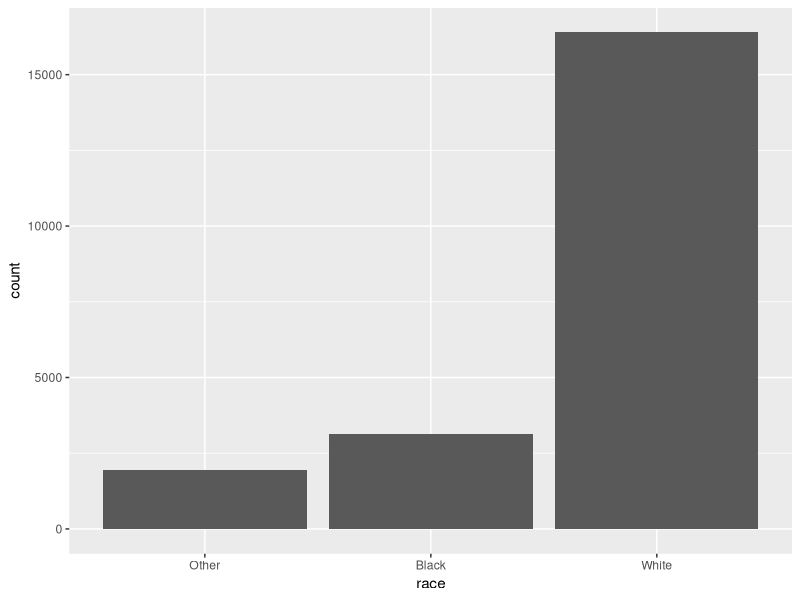
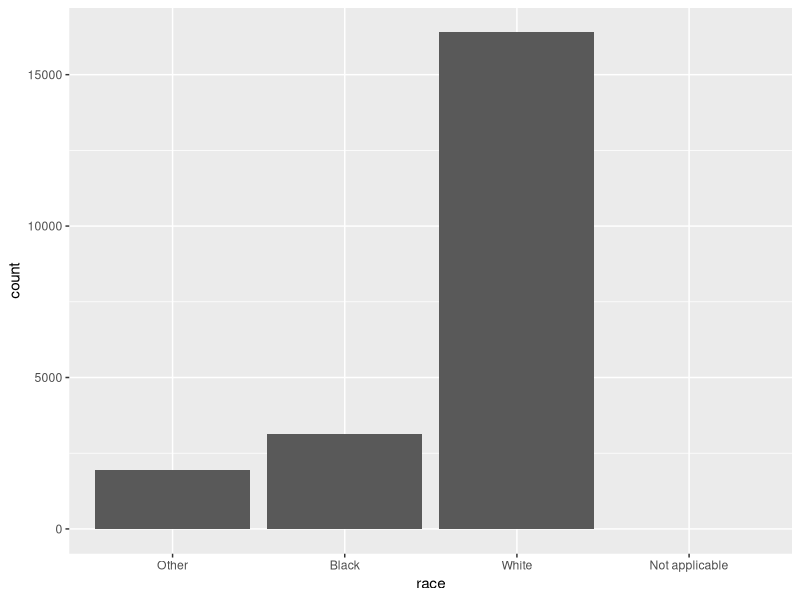
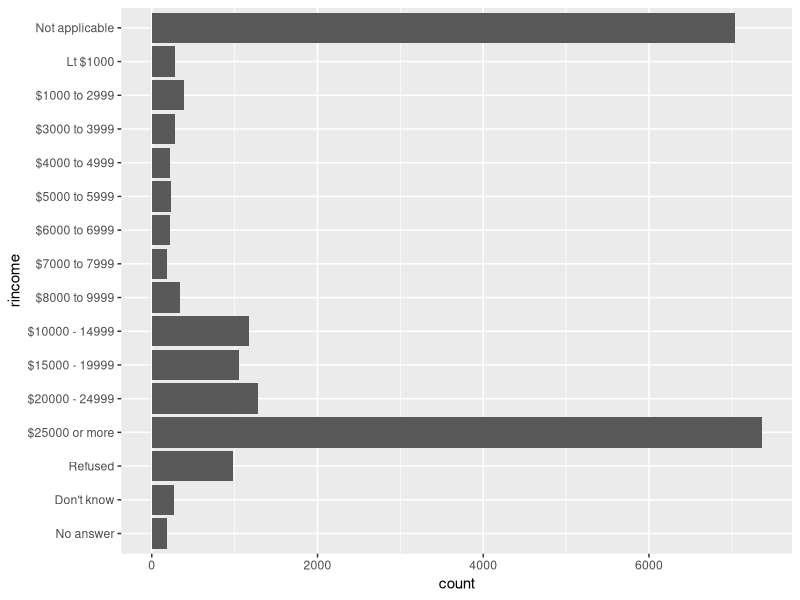
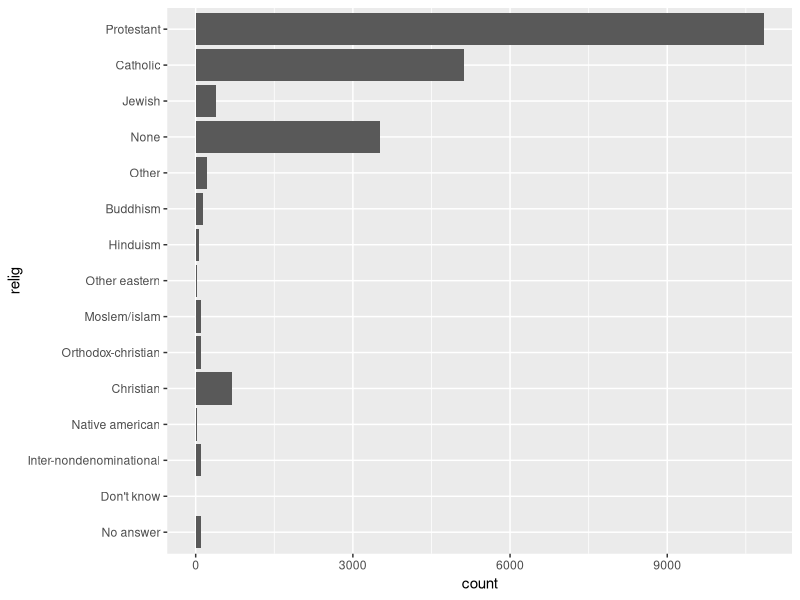
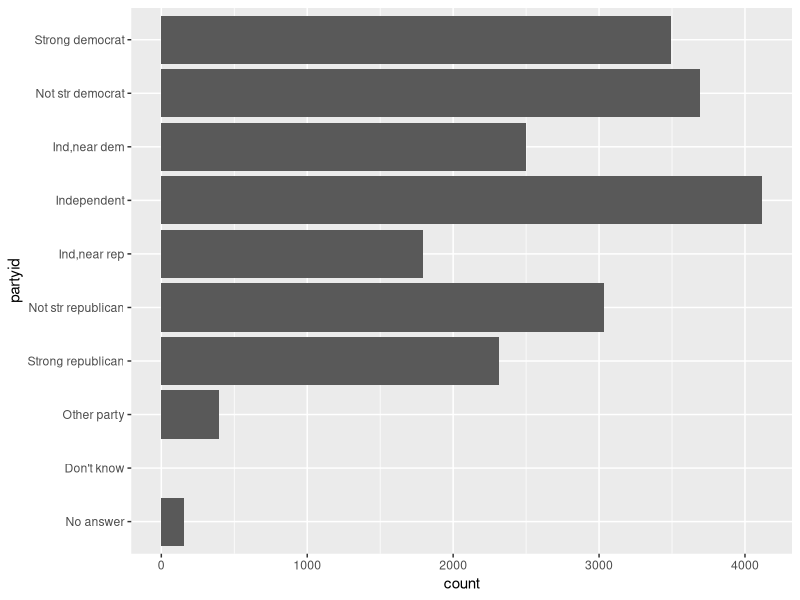
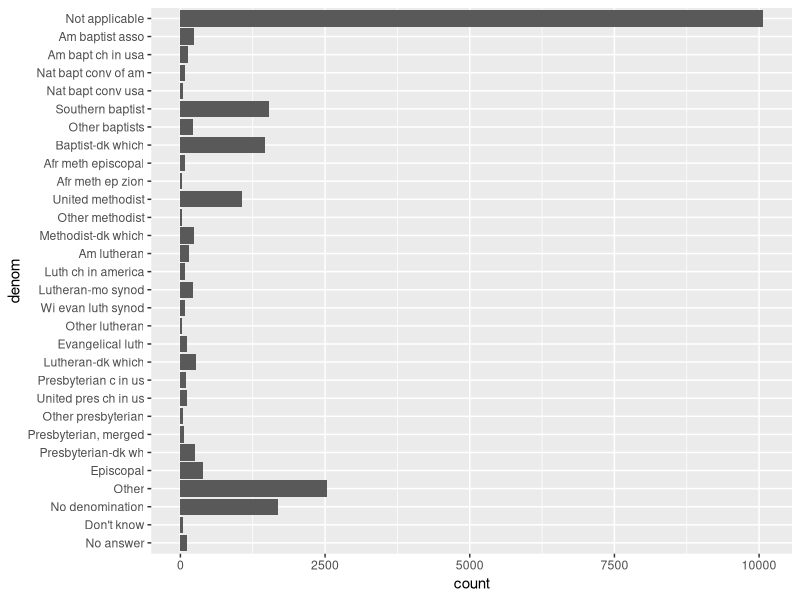
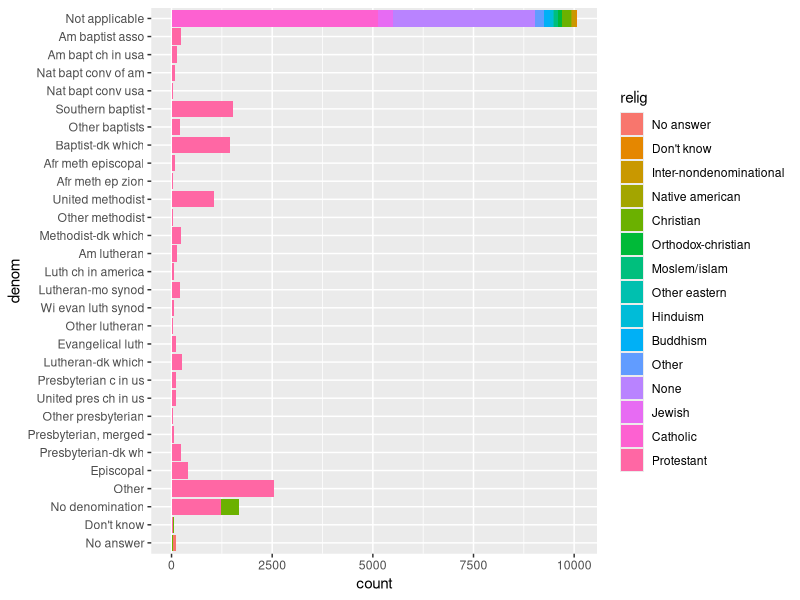
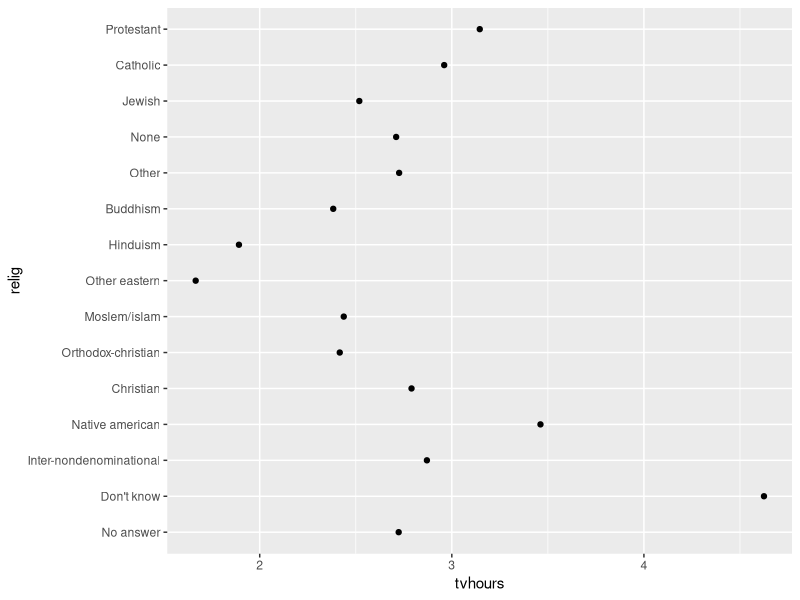

Recreate these plots in R, in order. (Note: this script raises an error after producing the figures.)
# chapter 12 on factors and categories ------------------------------------



# prereq ------------------------------------------------------------------

library(tidyverse)
library(forcats)


# creating factors --------------------------------------------------------

x1 <- c("Dec", "Apr", "Jan", "Mar")
x2 <- c("Dec", "Apr", "Jal", "Mar")

sort(x1)

#if you record as a factor you can fix the above.
#first make levels


month_levels <- c(
  "Jan", "Feb", "Mar", "Apr", "May", "Jun",
  "Jul", "Aug", "Sep", "Oct", "Nov", "Dec"
)


month_levels
# now you can make the variable itself.

y1 <- factor(x1, levels = month_levels)
y1
sort(y1)


y2 <-  parse_factor(x2, levels = month_levels)
factor(x1)

# ordering the factors in a unique way
f1 <- factor(x1, levels = unique(x1))
f1

f2 <- x1
factor(f2)
fct_inorder(f2)

levels(f1)

# General Social Survey ---------------------------------------------------

gss <- forcats::gss_cat

?gss_cat

# looking at levels
gss%>%
count(race)

ggplot(gss, aes(race))+
  geom_bar()

ggplot(gss, aes(race))+
  geom_bar() +
  scale_x_discrete(drop=FALSE)



# EXERCISES ---------------------------------------------------------------


# 1 
gss%>%
  count(rincome)

ggplot(gss, aes(rincome))+
  geom_bar() +
  scale_x_discrete()+
  coord_flip()

# 2
ggplot(gss, aes(relig))+
  geom_bar() +
  scale_x_discrete()+
  coord_flip()

ggplot(gss, aes(partyid))+
  geom_bar() +
  scale_x_discrete()+
  coord_flip()

ggplot(gss, aes(denom))+
  geom_bar() +
  scale_x_discrete()+
  coord_flip()


# 3
gss%>%
  count(denom, relig)

ggplot(gss)+
  geom_bar(aes(denom, fill=relig)) +
  scale_x_discrete()+
  coord_flip()



# changing factor levels --------------------------------------------------

relig <- gss %>%
  group_by(relig) %>%
  summarise(age = mean(age, na.rm=TRUE),
            tvhours= mean(tvhours, na.rm=TRUE),
            n = n()
            )
relig


ggplot(relig, aes(tvhours,relig))+
  geom_point()

#the factors are all over the place, lets tidy

ggplot(relig, aes(tvhours, fct_reorder(relig, tvhours)))+
  geom_point()

##using mutate instead of focusing on aes

ggplot(relig, aes(tvhours, fct_reorder(relig, tvhours)))+
  geom_point()

relig %>%
  mutate(relig= fct_reorder(relig, tvhours)) %>%
  ggplot(aes(tvhours, relig)) +
  geom_point()


rincome <- gss %>%
  group_by(rincome) %>%
  summarise(
    age = mean(age, na.rm=TRUE),
    tvhours = mean(tvhours, na.rm=TRUE),
    n = n())



ggplot(rincome,
       aes(age, fct_reorder(rincome, age)))+
  geom_point()



ggplot(rincome,
       aes(age, fct_relevel(rincome, "Not applicable", "Refused")))+
  geom_point()


##reordering factors by values of x and y

by_age <- gss %>%
  filter(!is.na(age)) %>%
  group_by(age, marital) %>%
  count()

 gss %>%
  filter(!is.na(age)) %>%
  group_by(age, marital) %>%
  count() %>%
  mutate(sum(n))



ggplot(by_age, aes(age, prop, colour = marital)) +
  geom_line(na.rm=TRUE)


#increasing frequency

gss %>%
  mutate(marital = marital %>% fct_infreq() %>%  fct_rev()) %>%
  ggplot(aes(marital)) +
  geom_bar()


gss %>%
  mutate(marital = marital %>% fct_infreq()) %>%
  ggplot(aes(marital)) +
  geom_bar()


ggplot(gss, aes(tvhours))+
  geom_bar()

summarise(gss, mean(tvhours))
mean(gss$tvhours)
gss

# modifying factor levels -------------------------------------------------

gss %>%
  count(partyid)


gss %>%
  mutate(partyid = fct_recode(partyid,
                              "Republican, strong" = "Strong republican",
                              "Republican, weak" = "Not str republican",
                              "Independent, near rep" = "Ind,near rep", 
                              "Independent, near dem" = "Ind,near dem",
                              "Democrat, weak" = "Not str democrat",
                              "Democrat, strong" = "Strong democrat")) %>%
  count(partyid)
  


gss %>%
  mutate(partyid = fct_recode(partyid,
                              "Republican, strong" = "Strong republican",
                              "Republican, weak" = "Not str republican",
                              "Independent, near rep" = "Ind,near rep", 
                              "Independent, near dem" = "Ind,near dem",
                              "Democrat, weak" = "Not str democrat",
                              "Democrat, strong" = "Strong democrat",
                              "Other" = "No answer",
                              "Other" = "Don't know",
                              "Other" = "Other party")) %>%
  count(partyid)
